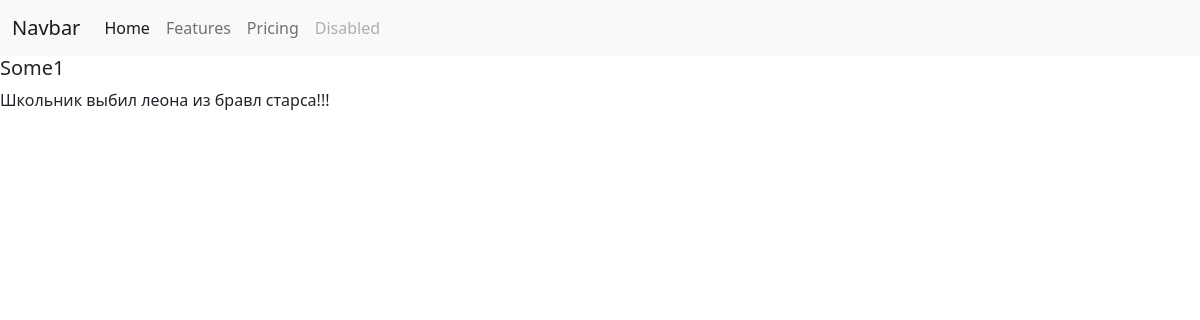
Page /post/list/ on the earlier database version.
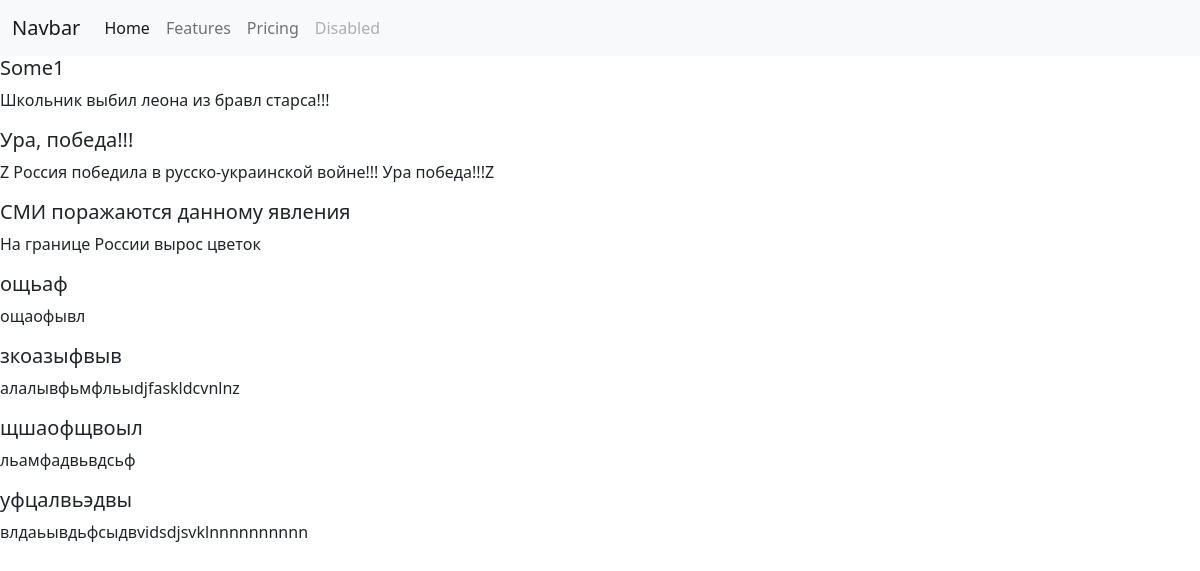
Same page on the later database version.
### news/models.py (models this page shows)
class News(models.Model):
    title = models.CharField(max_length=50)
    picture = models.FileField(upload_to="news/static/news/img/")
    about = models.TextField()
    content = models.TextField()
    created_at = models.DateTimeField(auto_now_add=True)
    updated_at = models.DateTimeField(auto_now=True)
    is_published = models.BooleanField()

### news/views.py (the view)
# urls.py: path("list/", test_news, name="list"),
def test_news(request):
    news = News.objects.all()
    return render(request, "news/test_news.html", context={"news": news})

### news/templates/news/test_news.html (shortened to what this page needs)
<!doctype html>
<html lang="en">
<head>
    <link href="https://cdn.jsdelivr.net/npm/bootstrap@5.1.3/dist/css/bootstrap.min.css" rel="stylesheet"
>
</head>
<body>
<nav class="navbar navbar-expand-lg navbar-light bg-light">
  <div class="container-fluid">
    <a class="navbar-brand" href="#">Navbar</a>
    <div class="collapse navbar-collapse" id="navbarNav">
      <ul class="navbar-nav">
        <li class="nav-item">
          <a class="nav-link active" aria-current="page" href="#">Home</a>
        </li>
        <li class="nav-item">
          <a class="nav-link" href="#">Features</a>
        </li>
        <li class="nav-item">
          <a class="nav-link" href="#">Pricing</a>
        </li>
        <li class="nav-item">
          <a class="nav-link disabled">Disabled</a>
        </li>
      </ul>
    </div>
  </div>
</nav>
{% for item in news %}
<h5>{{item.title}}</h5>
<p>{{item.content}}</p>
{% endfor %}
</body>
</html>

Differences in the rows shown:
added News: title "Ура, победа!!!", content "Z Россия победила в русско-украинской войне!!! Ура победа!!!Z"
added News: title "СМИ поражаются данному явления", content "На границе России вырос цветок"
added News: title "ощьаф", content "ощаофывл"
added News: title "зкоазыфвыв", content "алалывфьмфльыdjfaskldcvnlnz"
added News: title "щшаофщвоыл", content "льамфадвьвдсьф"
added News: title "уфцалвьэдвы", content "влдаьывдьфсыдвvidsdjsvklnnnnnnnnnn"
